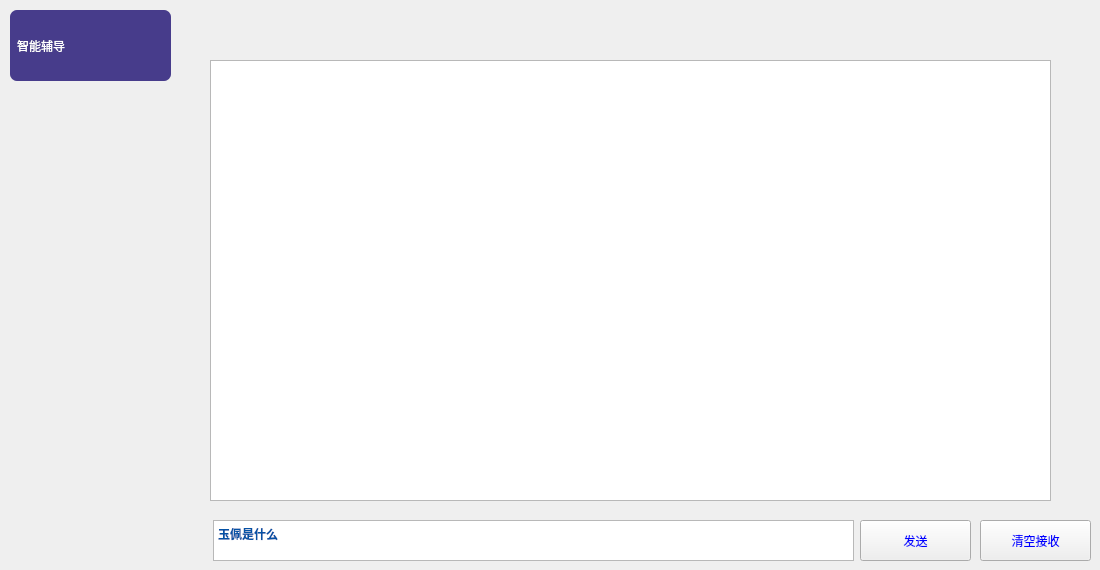
   <widget class="QWidget" name="help_page">
    <property name="sizePolicy">
     <sizepolicy hsizetype="Expanding" vsizetype="Expanding">
      <horstretch>0</horstretch>
      <verstretch>0</verstretch>
     </sizepolicy>
    </property>
    <widget class="QLabel" name="label_4">
     <property name="geometry">
      <rect>
       <x>10</x>
       <y>10</y>
       <width>161</width>
       <height>71</height>
      </rect>
     </property>
     <property name="styleSheet">
      <string notr="true">font: 290 24pt &quot;Microsoft YaHei&quot;;
background-color: rgb(71, 60, 139);
color: rgb(255, 255, 255);
border:0px groove gray;
border-radius:7px;
padding:2px 4px;</string>
     </property>
     <property name="text">
      <string>智能辅导</string>
     </property>
    </widget>
    <widget class="QTextEdit" name="textEditRec">
     <property name="geometry">
      <rect>
       <x>210</x>
       <y>60</y>
       <width>841</width>
       <height>441</height>
      </rect>
     </property>
     <property name="styleSheet">
      <string notr="true">font: 14pt &quot;Arial&quot;;</string>
     </property>
    </widget>
    <widget class="QTextEdit" name="textEditSend">
     <property name="geometry">
      <rect>
       <x>213</x>
       <y>520</y>
       <width>641</width>
       <height>41</height>
      </rect>
     </property>
     <property name="styleSheet">
      <string notr="true">font: 290 16pt &quot;Microsoft YaHei UI Light&quot;;
color: rgb(0, 0, 255);</string>
     </property>
     <property name="html">
      <string>&lt;!DOCTYPE HTML PUBLIC &quot;-//W3C//DTD HTML 4.0//EN&quot; &quot;http://www.w3.org/TR/REC-html40/strict.dtd&quot;&gt;
&lt;html&gt;&lt;head&gt;&lt;meta name=&quot;qrichtext&quot; content=&quot;1&quot; /&gt;&lt;style type=&quot;text/css&quot;&gt;
p, li { white-space: pre-wrap; }
&lt;/style&gt;&lt;/head&gt;&lt;body style=&quot; font-family:'Microsoft YaHei UI Light'; font-size:16pt; font-weight:288; font-style:normal;&quot;&gt;
&lt;p style=&quot; margin-top:0px; margin-bottom:0px; margin-left:0px; margin-right:0px; -qt-block-indent:0; text-indent:0px; line-height:18px; background-color:#ffffff;&quot;&gt;&lt;span style=&quot; font-family:'IBMPlexMono','Courier New','monospace','Consolas','Courier New','monospace'; font-size:9pt; font-weight:600; color:#0451a5;&quot;&gt;玉佩是什么&lt;/span&gt;&lt;/p&gt;&lt;/body&gt;&lt;/html&gt;</string>
     </property>
    </widget>
    <widget class="QToolButton" name="btnSend">
     <property name="geometry">
      <rect>
       <x>860</x>
       <y>520</y>
       <width>111</width>
       <height>41</height>
      </rect>
     </property>
     <property name="styleSheet">
      <string notr="true">color: rgb(0, 0, 255);
font: 290 20pt &quot;Microsoft YaHei&quot;;</string>
     </property>
     <property name="text">
      <string>发送</string>
     </property>
    </widget>
    <widget class="QToolButton" name="btnClearRec">
     <property name="geometry">
      <rect>
       <x>980</x>
       <y>520</y>
       <width>111</width>
       <height>41</height>
      </rect>
     </property>
     <property name="styleSheet">
      <string notr="true">color: rgb(0, 0, 255);
font: 290 20pt &quot;Microsoft YaHei&quot;;</string>
     </property>
     <property name="text">
      <string>清空接收</string>
     </property>
    </widget>
   </widget>
